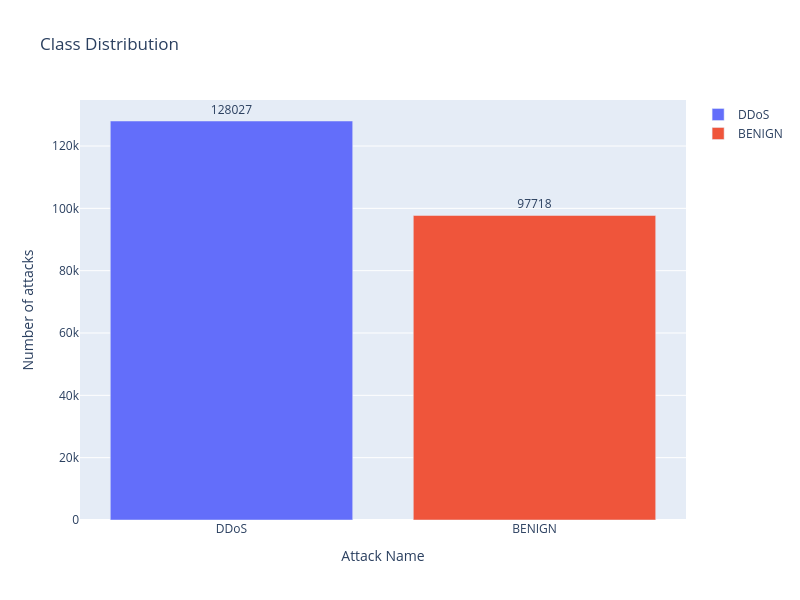

Source (notebook cell):
### Code cell
from plotly.offline import init_notebook_mode, iplot, plot
import plotly as py
import plotly.express as px
init_notebook_mode(connected=True)
import plotly.graph_objs as go

fig = go.Figure(data=[
    go.Bar(name='DDoS', 
           y=data[" Label"].value_counts().values[0:1],
           x=['DDoS'],
           text = data[" Label"].value_counts()[0:1],
           orientation='v',
           textposition='outside',),
    go.Bar(name='BENIGN', 
           y=data[" Label"].value_counts().values[1:2],
           x=['BENIGN'],
           text = data[" Label"].value_counts()[1:2],
           orientation='v',
           textposition='outside',)
])
# Change the bar mode
fig.update_layout(
                  width=800,
                  height=600,
                  title=f'Class Distribution',
                  yaxis_title='Number of attacks',
                  xaxis_title='Attack Name',)
iplot(fig)

### Figure 1 — Plotly figure (JSON) as saved in the notebook; plotly's stock layout.template omitted (floating-point values rounded to 4 significant figures)
{"data": [{"name": "DDoS", "orientation": "v", "text": [128027], "textposition": "outside", "type": "bar", "x": ["DDoS"], "y": [128027]}, {"name": "BENIGN", "orientation": "v", "text": [97718], "textposition": "outside", "type": "bar", "x": ["BENIGN"], "y": [97718]}], "layout": {"height": 600, "title": {"text": "Class Distribution"}, "width": 800, "xaxis": {"title": {"text": "Attack Name"}}, "yaxis": {"title": {"text": "Number of attacks"}}}}
